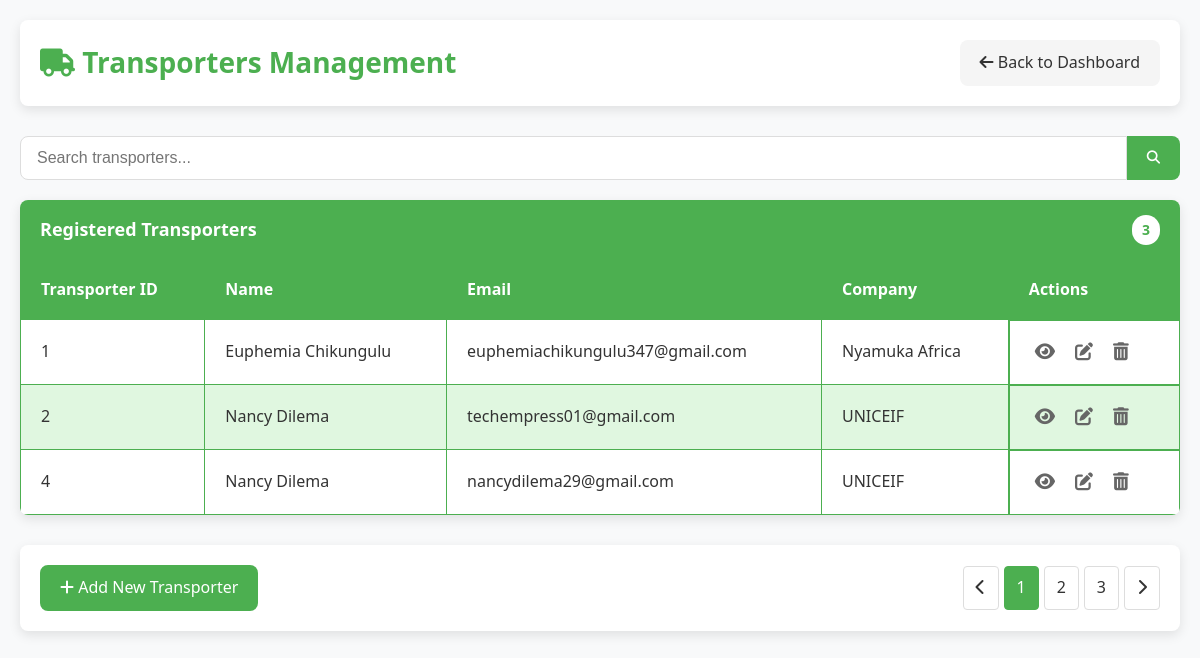
Screenshot of /manage-transporters.php with the database file from the repository.
### tables this page shows
CREATE TABLE `transporters` (
  `transporter_id` int(11) NOT NULL,
  `transporter_name` varchar(255) NOT NULL,
  `email` varchar(255) NOT NULL,
  `password` varchar(255) NOT NULL,
  `phone_number` varchar(20) DEFAULT NULL,
  `company` varchar(255) DEFAULT NULL,
  `truck_number` varchar(50) DEFAULT NULL
);

### manage-transporters.php (the view, shortened to what this page needs)
<?php
require_once 'db.php';
$query = "SELECT transporter_id, transporter_name, email, company FROM transporters";
$result = $conn->query($query);
$transporters = [];
if ($result->num_rows > 0) {
    while ($row = $result->fetch_assoc()) {
        $transporters[] = $row;
    }
}
?>
<!DOCTYPE html>
<html lang="en">
<head>
    <link rel="stylesheet" href="https://cdnjs.cloudflare.com/ajax/libs/font-awesome/6.4.0/css/all.min.css">
</head>
<body>
    <div class="container">
        <div class="header">
            <h1><i class="fas fa-truck"></i> Transporters Management</h1>
            <a href="admin-dashboard.php" class="btn btn-secondary">
                <i class="fas fa-arrow-left"></i> Back to Dashboard
            </a>
        </div>
        <div class="search-container">
            <input type="text" class="search-input" placeholder="Search transporters..." id="searchInput">
            <button class="search-button"><i class="fas fa-search"></i></button>
        </div>
        <div class="card">
            <div class="card-header">
                <span>Registered Transporters</span>
                <span class="count"><?php echo count($transporters); ?></span>
            </div>
            <div class="table-responsive">
                <table id="transportersTable">
                    <thead>
                        <tr>
                            <th>Transporter ID</th>
                            <th>Name</th>
                            <th>Email</th>
                            <th>Company</th>
                            <th>Actions</th>
                        </tr>
                    </thead>
                    <tbody>
                        <?php foreach ($transporters as $transporter): ?>
                            <tr>
                                <td><?php echo htmlspecialchars($transporter['transporter_id']); ?></td>
                                <td><?php echo htmlspecialchars($transporter['transporter_name']); ?></td>
                                <td><?php echo htmlspecialchars($transporter['email']); ?></td>
                                <td><?php echo htmlspecialchars($transporter['company']); ?></td>
                                <td class="actions">
                                    <button class="icon-button" title="View Details">
                                        <i class="fas fa-eye"></i>
                                    </button>
                                    <button class="icon-button" title="Edit">
                                        <i class="fas fa-edit"></i>
                                    </button>
                                    <button class="icon-button" title="Delete">
                                        <i class="fas fa-trash-alt"></i>
                                    </button>
                                </td>
                            </tr>
                        <?php endforeach; ?>
                    </tbody>
                </table>
            </div>
        </div>
        <div class="footer">
            <div>
                <a href="#" class="btn">
                    <i class="fas fa-plus"></i> Add New Transporter
                </a>
            </div>
            <ul class="pagination">
                <li><a href="#"><i class="fas fa-chevron-left"></i></a></li>
                <li class="active"><a href="#">1</a></li>
                <li><a href="#">2</a></li>
                <li><a href="#">3</a></li>
                <li><a href="#"><i class="fas fa-chevron-right"></i></a></li>
            </ul>
        </div>
    </div>
</body>
</html>

### manage-transporters.php (style rules this page uses)
:root { --primary-color: #4CAF50; --primary-light: #e0f7e0; --primary-dark: #388E3C; --secondary-color: #f5f5f5; --text-color: #333; --text-light: #666; --white: #ffffff; --border-radius: 8px; --box-shadow: 0 4px 12px rgba(0, 0, 0, 0.1); --transition: all 0.3s ease; }
* { margin: 0; padding: 0; box-sizing: border-box; }
body { font-family: 'Segoe UI', Tahoma, Geneva, Verdana, sans-serif; background-color: #f8f9fa; color: var(--text-color); line-height: 1.6; padding: 0; margin: 0; }
.container { max-width: 1200px; margin: 0 auto; padding: 20px; }
.header { background-color: var(--white); padding: 20px; border-radius: var(--border-radius); box-shadow: var(--box-shadow); margin-bottom: 30px; display: flex; justify-content: space-between; align-items: center; }
.header h1 { color: var(--primary-color); font-size: 28px; font-weight: 600; }
.search-container { display: flex; margin-bottom: 20px; }
.search-input { flex: 1; padding: 12px 16px; border: 1px solid #ddd; border-radius: var(--border-radius) 0 0 var(--border-radius); font-size: 16px; outline: none; transition: var(--transition); }
.search-button { background-color: var(--primary-color); color: white; border: none; padding: 0 20px; border-radius: 0 var(--border-radius) var(--border-radius) 0; cursor: pointer; transition: var(--transition); }
.card { background-color: var(--white); border-radius: var(--border-radius); box-shadow: var(--box-shadow); overflow: hidden; margin-bottom: 30px; }
.card-header { background-color: var(--primary-color); color: white; padding: 15px 20px; font-size: 18px; font-weight: 600; display: flex; justify-content: space-between; align-items: center; }
.card-header .count { background-color: var(--white); color: var(--primary-color); padding: 4px 10px; border-radius: 20px; font-size: 14px; font-weight: bold; }
.table-responsive { overflow-x: auto; }
table { width: 100%; border-collapse: collapse; }
th, td { padding: 16px 20px; text-align: left; border: 1px solid var(--primary-color); }
th { background-color: var(--primary-color); color: white; font-weight: 600; }
tr:nth-child(even) { background-color: var(--primary-light); }
tr:nth-child(odd) { background-color: var(--white); }
.btn { display: inline-block; padding: 10px 20px; background-color: var(--primary-color); color: white; text-decoration: none; border-radius: var(--border-radius); font-weight: 500; transition: var(--transition); border: none; cursor: pointer; text-align: center; }
.btn-secondary { background-color: #f5f5f5; color: var(--text-color); }
.actions { display: flex; gap: 10px; }
.icon-button { background: none; border: none; color: var(--text-light); cursor: pointer; font-size: 18px; transition: var(--transition); padding: 5px; }
.footer { display: flex; justify-content: space-between; align-items: center; padding: 20px; background-color: var(--white); border-radius: var(--border-radius); box-shadow: var(--box-shadow); margin-top: 30px; }
.pagination { display: flex; list-style: none; gap: 5px; }
.pagination li a { display: inline-block; padding: 8px 12px; background-color: var(--white); border: 1px solid #ddd; color: var(--text-color); text-decoration: none; border-radius: 4px; transition: var(--transition); }
.pagination li.active a, .pagination li a:hover { background-color: var(--primary-color); color: white; border-color: var(--primary-color); }

### rows the page displays
transporters: transporter_id "1", transporter_name "Euphemia Chikungulu", email "euphemiachikungulu347@gmail.com", company "Nyamuka Africa"
transporters: transporter_id "2", transporter_name "Nancy Dilema", email "techempress01@gmail.com", company "UNICEIF"
transporters: transporter_id "4", transporter_name "Nancy Dilema", email "nancydilema29@gmail.com", company "UNICEIF"

### other values shown
count($transporters) "3"
